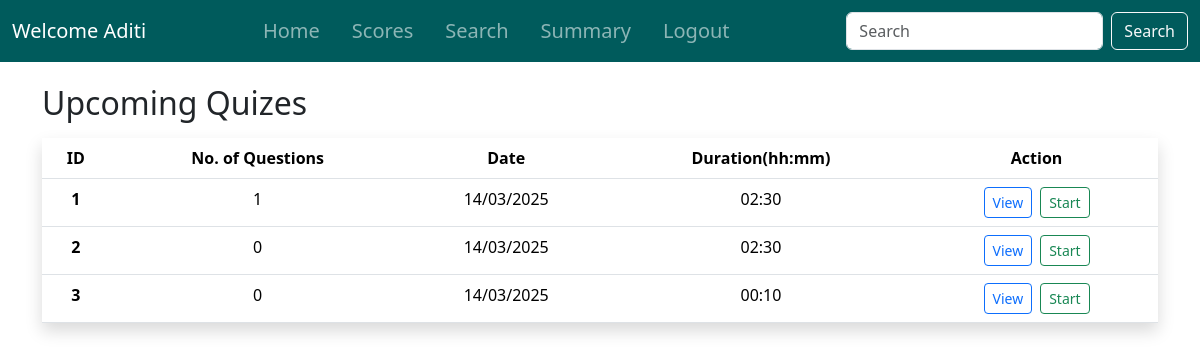
Page /dashboard (signed in) on the earlier database version.
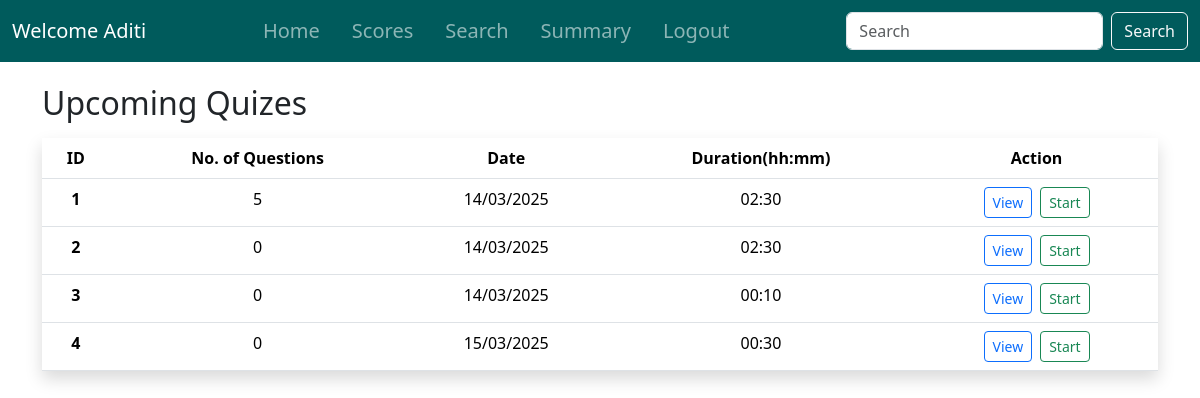
Same page on the later database version.
### controllers/models.py (models this page shows)
class Quiz(db.Model):
    id = db.Column(db.Integer, primary_key=True)
    chapter_id = db.Column(db.Integer, db.ForeignKey('chapter.id'), nullable=False)
    subject_id = db.Column(db.Integer, db.ForeignKey('subject.id'), nullable=False)
    date_of_quiz = db.Column(db.DateTime, default=func.now())
    time_duration = db.Column(db.String(10))  # HH:MM format
    remarks = db.Column(db.Text)
    questions = db.relationship('Question', backref='quiz', cascade='all, delete-orphan')
    scores = db.relationship('Score', backref='quiz', cascade='all, delete-orphan')
    subject = db.relationship('Subject', backref='quizzes')
    @hybrid_property
    def no_of_questions(self):
        return len(self.questions)
    @hybrid_property
    def formatted_date(self):
        return self.date_of_quiz.strftime("%d/%m/%Y") if self.date_of_quiz else None

### controllers/routes.py (the view)
@app.route('/dashboard')
@login_required
def dashboard():
    if isinstance(current_user, Admin):
        subjects = Subject.query.all()
        return render_template('dashboard.html', subjects=subjects)
    if isinstance(current_user, User):
        quizes = Quiz.query.all()
        return render_template('student_dashboard.html', quizes=quizes)
    return render_template('dashboard.html')

### controllers/models.py (called while the page is built)
@login_manager.user_loader
def load_user(user_id):
    try:
        user_type, id = user_id.split('-')
        id = int(id)
        if user_type == 'admin':
            return Admin.query.get(id)
        else:
            return User.query.get(id)
    except (ValueError, AttributeError):
        print(f"ERROR: Invalid user_id: {user_id}")
        return None

### controllers/templates/student_dashboard.html (shortened to what this page needs)
{% extends 'base.html' %}
{% block content %}
    <div class="container mt-4">
            <h2>Upcoming Quizes</h2>
            {% if quizes %}
                <table class="table table-hover shadow mt-3">
                    <thead>
                        <tr>
                            <th scope="col" class="text-center">ID</th>
                            <th scope="col" class="text-center">No. of Questions</th>
                            <th scope="col" class="text-center">Date</th>
                            <th scope="col" class="text-center">Duration(hh:mm)</th>
                            <th scope="col" class="text-center">Action</th>
                        </tr>
                    </thead>
                    <tbody>
                        {% for quiz in quizes %}
                            <tr>
                                <th scope="col" class="text-center">{{ loop.index }}</th>
                                <td class="text-center">{{quiz.no_of_questions}}</td>
                                <td class="text-center">{{quiz.formatted_date}}</td>
                                <td class="text-center">{{quiz.time_duration}}</td>
                                <td class="text-center">
                                    <div class="d-flex justify-content-center gap-2">
                                        <a href="{{url_for('view_quiz', quiz_id=quiz.id)}}" class="btn btn-outline-primary btn-sm">View</a>
                                        <a href="{{url_for('exam_portal', quiz_id=quiz.id)}}" class="btn btn-outline-success btn-sm">Start</a>
                                    </div>
                                </td>
                            </tr>
                        {% endfor %}
                    </tbody>
                </table>
            {% else %}
                <div class="container"><h3 style="color: #808080;">Oops! Seems like no upcoming quizes. They will added soon</h3></div>
            {% endif %}
    </div>
{% endblock%}

Differences in the rows shown:
computed for Quiz (number 1 of 4 on the later page): no_of_questions "1" → "5"
added Quiz: no_of_questions "0", formatted_date "15/03/2025", time_duration "00:30"
